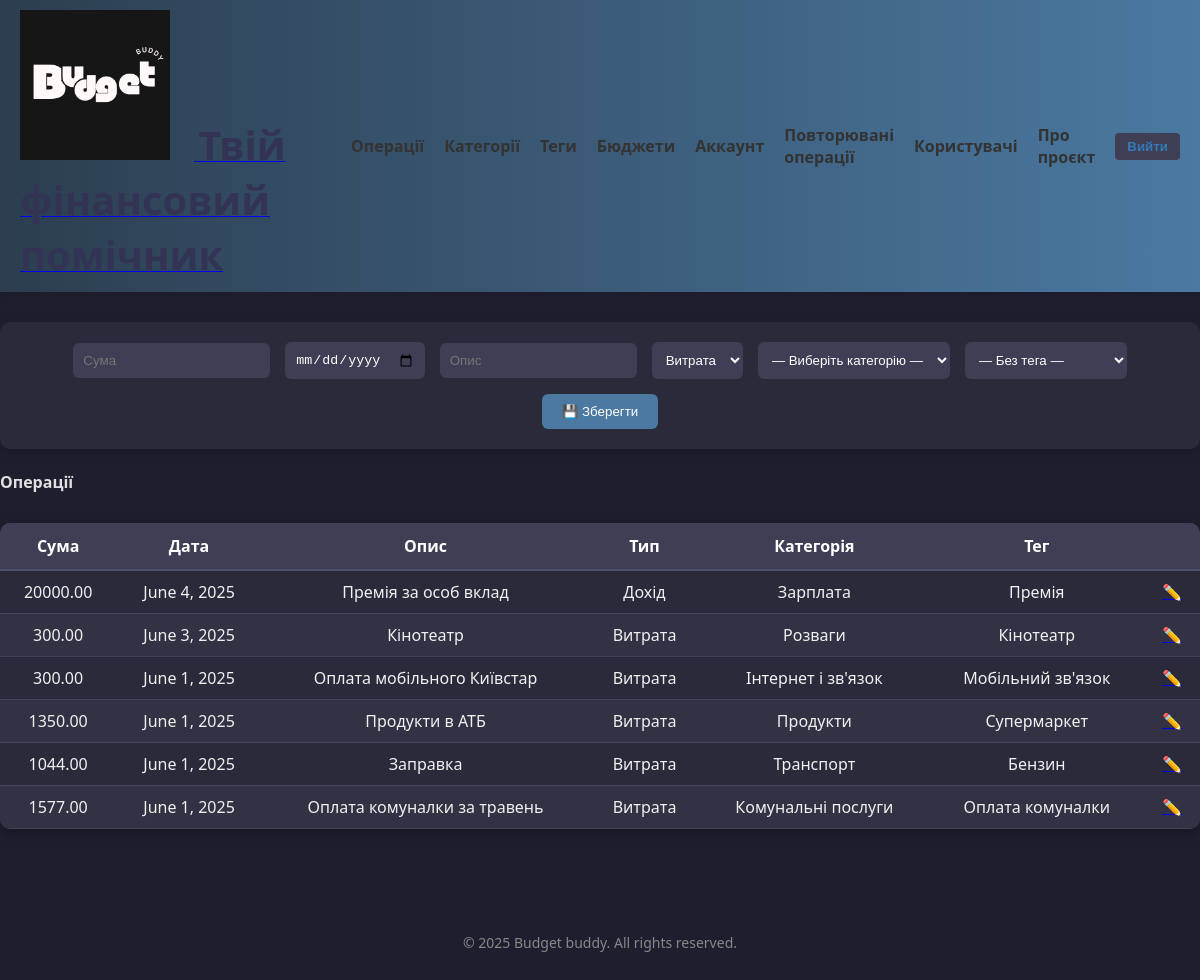
Page /operations/ (signed in) on the earlier database version.
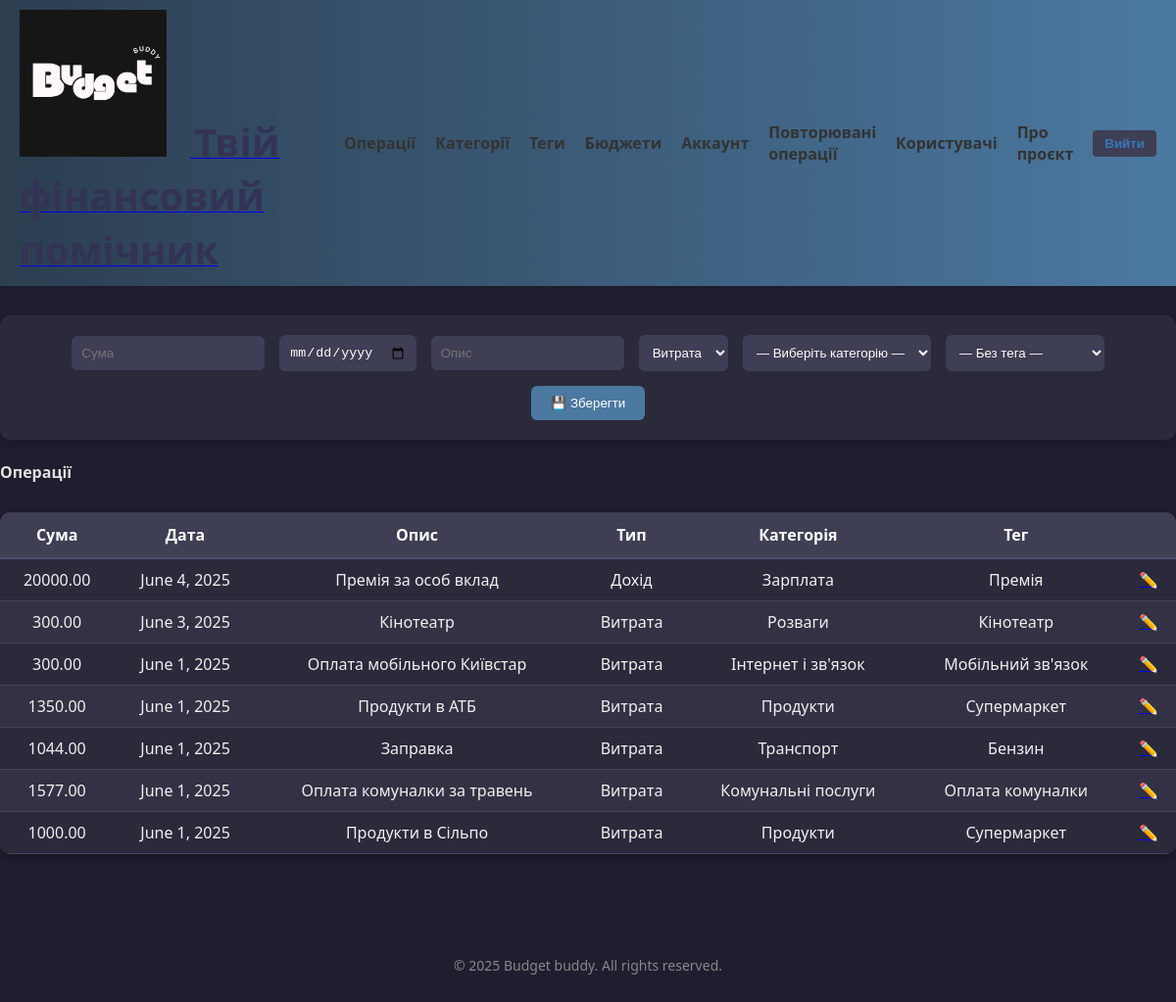
Same page on the later database version.
### apps/core/models/operation.py (models this page shows, shortened)
class Operation(TimeStampedModel):
    id = models.AutoField(primary_key=True)
    amount = models.DecimalField(max_digits=12, decimal_places=2)
    date = models.DateField(default=_date.today)
    description = models.CharField(max_length=255, blank=True)
    type = models.CharField(
        max_length=10,
        choices=TransactionType.choices,
        default=TransactionType.EXPENSE
    )
    user = models.ForeignKey(
        settings.AUTH_USER_MODEL,
        on_delete=models.CASCADE,
        null=True, blank=True,
        related_name='operations'
    )
    account = models.ForeignKey(
        "Account",
        on_delete=models.PROTECT,
        null=True, blank=True,
        related_name='operations'
    )
    category = models.ForeignKey(
        "Category",
        on_delete=models.PROTECT,
        null=True, blank=True,
        related_name='operations'
    )
    tag = models.ForeignKey(
        "Tag",
        on_delete=models.SET_NULL,
        null=True, blank=True,
        related_name='operations'
    )
    class Meta:
        ordering = ['-date']

### apps/core/models/category.py (models this page shows, shortened)
class Category(TimeStampedModel):
    id = models.AutoField(primary_key=True)
    name = models.CharField(max_length=100)
    type = models.CharField(
        max_length=10,
        choices=TransactionType.choices,
        default=TransactionType.EXPENSE
    )
    user = models.ForeignKey(settings.AUTH_USER_MODEL, on_delete=models.CASCADE, null=True, blank=True, related_name='categories')

### apps/core/models/tag.py (models this page shows, shortened)
class Tag(TimeStampedModel):
    id = models.AutoField(primary_key=True)
    name = models.CharField(max_length=50)
    user = models.ForeignKey(settings.AUTH_USER_MODEL, on_delete=models.CASCADE, null=True, blank=True,
                             related_name='tags')
    category = models.ForeignKey(
        'Category',
        on_delete=models.CASCADE,
        related_name='tags',
        null=True,
        blank=True,
        help_text="Категорія, до якої належить цей тег"
    )

### apps/core/views.py (the view, shortened to what this page needs)
# urls.py: path('operations/', views.operations, name='operations'),  # core:operations
@require_http_methods(['GET', 'POST'])
def operations(request):
    user = request.user
    context = {
        'operations_list': Operation.objects.filter(user=request.user),
        'type_choices': TransactionType,
        'categories': Category.objects.filter(user=request.user),
        'tags_list': Tag.objects.filter(user=request.user),
        'account': Account.objects.filter(user=request.user).first(),
    }
    return render(request, 'core/pages/operations.html', context)

### apps/core/templates/core/pages/operations.html (shortened to what this page needs)
{% extends "base.html" %}
{% block content %}
    <main class="main-wrapper">
        <div class="container d-flex gap-5">
            <div class="w-75">
                <form action="{% url 'core:operations' %}" method="post" class="form-flex mb-4">
                    <input type="number" name="amount" placeholder="Сума" required>
                    <input type="date" name="date" required>
                    <input type="text" name="description" placeholder="Опис" required>
                    <select name="type" id="type" required>
                        {% for type in type_choices %}
                            <option value="{{ type.value }}" {% if type.value == 'EXPENSE' %}selected{% endif %}>
                                {{ type.label }}
                            </option>
                        {% endfor %}
                    </select>
                    <select name="category" required>
                        <option value="">— Виберіть категорію —</option>
                    </select>
                    <select name="tag">
                        <option value="">— Без тега —</option>
                    </select>
                    <button type="submit" class="btn btn-primary">💾 Зберегти</button>
                </form>
                <h4>Операції</h4>
                <table class="form-container">
                    <thead>
                    <tr>
                        <th>Сума</th>
                        <th>Дата</th>
                        <th>Опис</th>
                        <th>Тип</th>
                        <th>Категорія</th>
                        <th>Тег</th>
                        <th></th>
                    </tr>
                    </thead>
                    <tbody>
                    {% for operation in operations_list %}
                        <tr>
                            <td>{{ operation.amount }}</td>
                            <td>{{ operation.date }}</td>
                            <td>{{ operation.description }}</td>
                            <td>{{ operation.get_type_display }}</td>
                            <td>{{ operation.category.name|default:"—" }}</td>
                            <td>{{ operation.tag.name|default:"- Без тега -" }}</td>
                            <td><a href="{% url 'core:operation_detail' operation.id %}">✏️</a></td>
                        </tr>
                    {% endfor %}
                    </tbody>
                </table>
            </div>
        </div>
    </main>
{% endblock content %}

Differences in the rows shown:
added Operation: amount "1000.00", date "June 1, 2025", description "Продукти в Сільпо", type "Витрата", category.name "Продукти", tag.name "Супермаркет"
